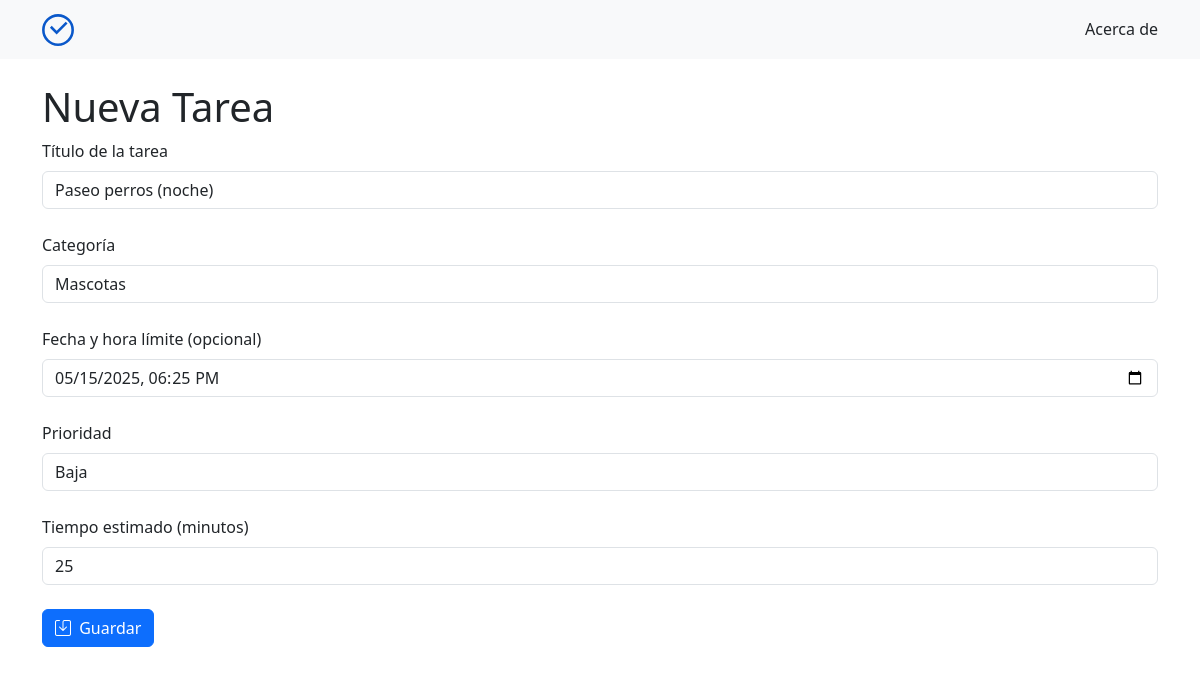
/editar/9, run on the app's committed database.
### tables this page shows
CREATE TABLE tareas (
            id INTEGER PRIMARY KEY AUTOINCREMENT,
            nombre TEXT NOT NULL,
            fecha_creacion TEXT NOT NULL DEFAULT (datetime('now','localtime')),
            fecha_limite TEXT,
            prioridad TEXT DEFAULT 'media',
            estado TEXT NOT NULL DEFAULT 'pendiente',
            tiempo_estimado INTEGER,
            completado_en TEXT,
            id_categoria INTEGER NOT NULL,
            fecha_actualizacion TEXT NOT NULL DEFAULT (datetime('now','localtime')),
            FOREIGN KEY (id_categoria) REFERENCES categorias(id)
                ON UPDATE CASCADE
                ON DELETE RESTRICT
        );

### app.py (the view)
@app.route("/editar/<int:id>", methods=["GET", "POST"])
def editar(id): # EDITA Y ACTUALIZA UNA TAREA EXISTENTE
    tarea = Tarea.get_by_id(id)
    if not tarea:
        abort(404)
        return render_template("404.html"), 404
    if request.method == "POST":
        nombre = request.form.get("title", "").strip()
        categoria = request.form.get("categoria", "").strip()
        fecha_limite = request.form.get("fecha_limite", "").strip() or None
        prioridad = request.form.get("prioridad", "").strip() or None
        tiempo_estimado = request.form.get("tiempo_estimado", "").strip() or None
        if tiempo_estimado:
            try:
                tiempo_estimado = int(tiempo_estimado)
            except ValueError:
                flash("El tiempo estimado debe ser un número válido", "danger")
                return redirect(f"/editar/{id}")
        try:
            categoria_id = Categoria.get_or_create(categoria)
            Tarea.update(id, nombre)
            Tarea.move_to_categoria(id, categoria_id)
            if fecha_limite is not None:
                Tarea.set_fecha_limite(id, fecha_limite)
            if prioridad is not None:
                Tarea.set_prioridad(id, prioridad)
            if tiempo_estimado is not None:
                Tarea.set_tiempo_estimado(id, tiempo_estimado)
        except ValueError as err:
            flash(str(err), "danger")
            return redirect(f"/editar/{id}")
        flash("Tarea actualizada", "success")
        return redirect(f"/tarea/{id}")
    else:
        categorias = Categoria.get_all()
        return render_template("editar.html", tarea=tarea, categorias=categorias)

### database.py (called while the page is built)
def connect_db():
    conn = sqlite3.connect(DATABASE_NAME) # Conecta a la base de datos
    conn.row_factory = sqlite3.Row  # Devuelve filas tipo Row: acceso por índice y por llave
    conn.execute("PRAGMA foreign_keys = ON") # Activa el modo de clave foránea
    return conn

def query_all(sql, params=None):
    conn = connect_db()
    rows = conn.execute(sql, params or ()).fetchall()
    conn.close()
    return rows

def query_one(sql, params=None):
    conn = connect_db()
    row = conn.execute(sql, params or ()).fetchone()
    conn.close()
    return row

### models/categoria.py (called while the page is built)
    @staticmethod
    def get_all():
        query = query_all("SELECT id, nombre FROM categorias ORDER BY id")
        print(f" * Categorías: {query}")
        return query

### models/tarea.py (called while the page is built)
    @staticmethod
    def get_by_id(tarea_id):
        return query_one(
            """SELECT id, nombre, fecha_creacion, fecha_limite, prioridad, estado, tiempo_estimado,
                      completado_en, id_categoria, fecha_actualizacion
               FROM tareas WHERE id = ?""",
            (tarea_id,),
        )

### templates/editar.html (shortened to what this page needs)
{% extends "layout.html" %}
{% block content %}
<h1>Nueva Tarea</h1>
<form action="/editar/{{ tarea.id }}" method="post" id="editar-tarea-form" data-id="{{ tarea.id }}">
  <label class="form-label" for="nombre">Título de la tarea</label>
  <input name="title" class="form-control" value="{{ tarea.nombre }}" type="text" id="nombre">
  <br>
  <label class="form-label" for="categoria">Categoría</label>
  <select
    id="categoria"
    name="categoria"
    placeholder="Selecciona o crea una categoría"
    class="form-control"
  >
    {% if categorias %}
      {% for cat in categorias %}
        {% set is_selected = (cat.id|string) == (tarea.id_categoria|string) %}
    <option value="{{ cat.nombre }}" {% if is_selected %}selected{% endif %}>{{ cat.nombre }}</option>
    {% endfor %}
    {% endif %}
  </select>
  <br>
  <label class="form-label" for="fecha_limite">Fecha y hora límite (opcional)</label>
  <input name="fecha_limite" class="form-control" type="datetime-local" id="fecha_limite" value="{{ tarea.fecha_limite if tarea.fecha_limite else '' }}">
  <br>
  <label class="form-label" for="prioridad">Prioridad</label>
  <select name="prioridad" class="form-control" id="prioridad">
    {% if tarea.prioridad == 'baja' %}
    <option value="baja" selected>Baja</option>
    {% else %}
    <option value="baja">Baja</option>
    {% endif %}
  </select>
  <br>
  <label class="form-label" for="tiempo_estimado">Tiempo estimado (minutos)</label>
  <input name="tiempo_estimado" class="form-control" type="number" id="tiempo_estimado" min="0" placeholder="Ej: 30" value="{{ tarea.tiempo_estimado if tarea.tiempo_estimado else '' }}">
  <br>
  <button type="submit" class="btn btn-primary">
    <i class="bi bi-save me-1"></i>
    Guardar
  </button>
</form>
<link href="https://cdn.jsdelivr.net/npm/tom-select@2.3.1/dist/css/tom-select.css" rel="stylesheet">
{% endblock %}

### data on the page
tareas: title "Paseo perros (noche)", fecha_limite "05/15/2025 18:25", prioridad "Baja", tiempo_estimado "25"

### other printed values
form field categoria "Mascotas"
